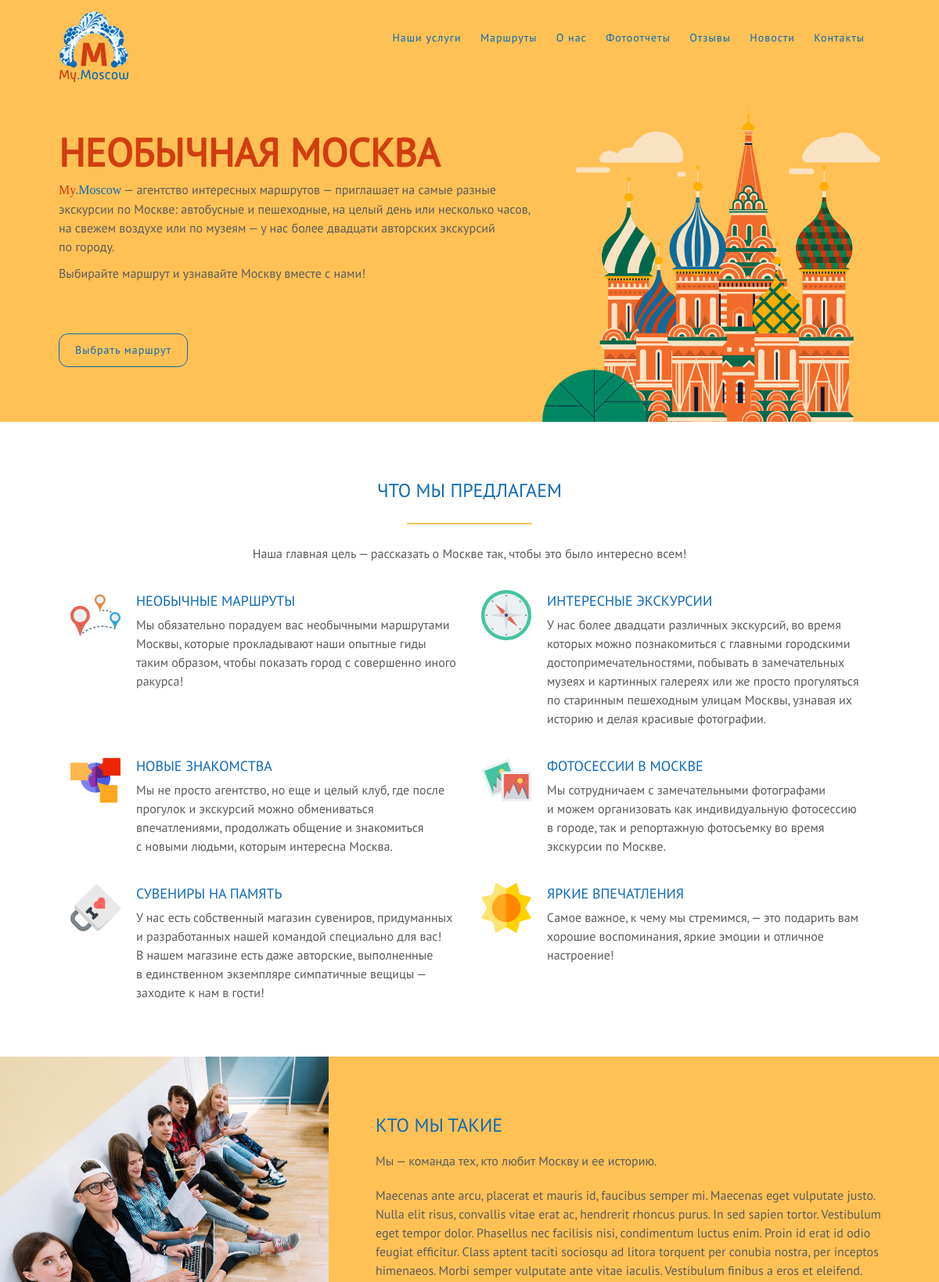
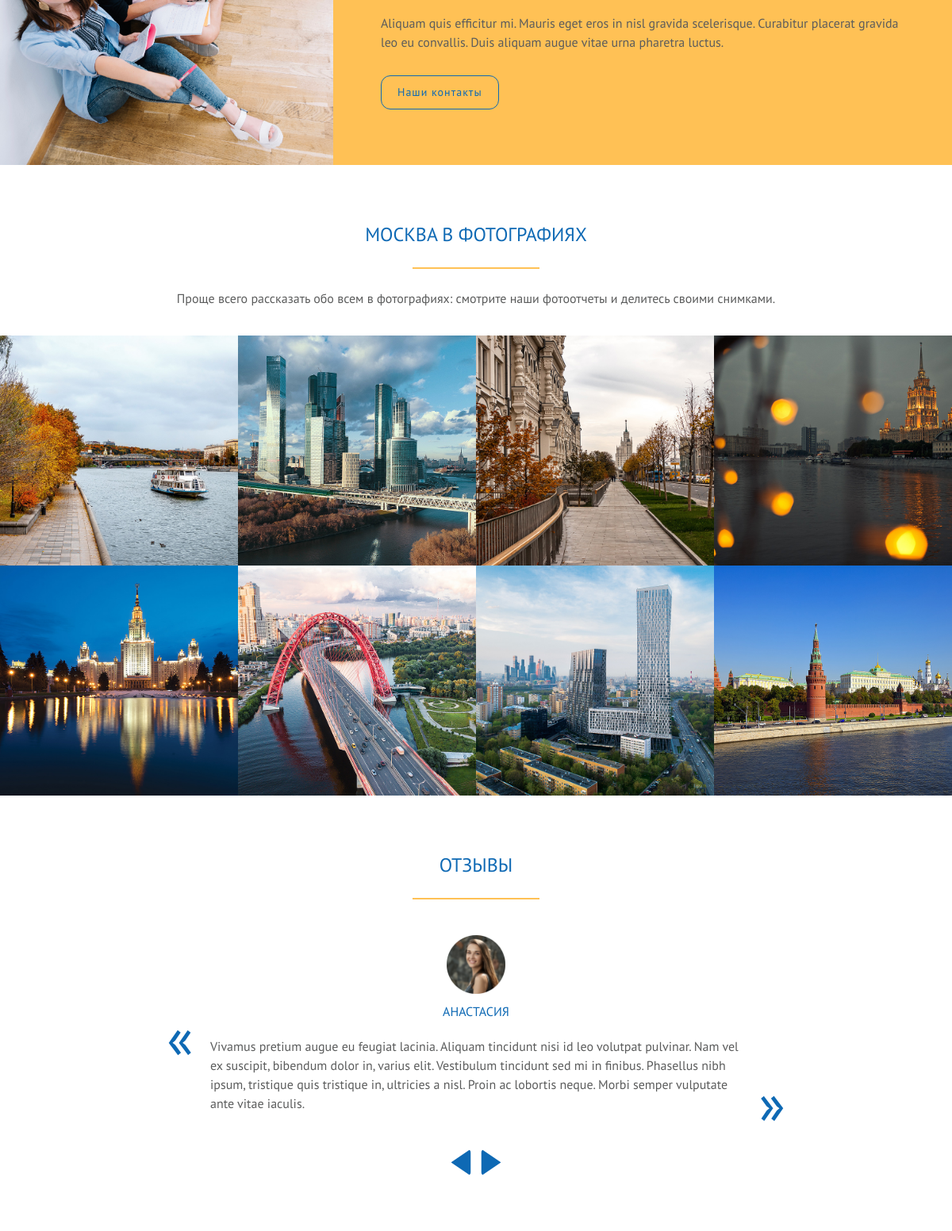
The page / (upper part) on the database its author committed (2 pictures, top to bottom).
### tables this page shows
CREATE TABLE `services` (
  `id` int(11) NOT NULL,
  `icon` varchar(255) NOT NULL,
  `altText` varchar(255) NOT NULL,
  `serviceName` varchar(255) NOT NULL,
  `serviceDescription` text NOT NULL
);

CREATE TABLE `about` (
  `id` int(11) NOT NULL,
  `aboutText` text NOT NULL
);

CREATE TABLE `fotoReports` (
  `id` int(11) NOT NULL,
  `foto` varchar(255) NOT NULL,
  `altText` varchar(255) NOT NULL
);

CREATE TABLE `userComments` (
  `id` int(11) NOT NULL,
  `avatar` varchar(255) NOT NULL,
  `userName` varchar(255) NOT NULL,
  `userComment` text NOT NULL
);

### index.php (the view, shortened to what this page needs)
<?php
include_once($_SERVER['DOCUMENT_ROOT'] . '/config/config.php');
$query = "SELECT * FROM `services`";
$resultServices = mysqli_query($db, $query);
$query = "SELECT * FROM `about`";
$resultAbout = mysqli_query($db, $query);
$query = "SELECT * FROM `fotoReports`";
$resultFoto = mysqli_query($db, $query);
$query = "SELECT * FROM `userComments`";
$resultComments = mysqli_query($db, $query);
?>
<?php
    include_once($_SERVER['DOCUMENT_ROOT'] . '/modules/head.php');
?>
<body id="top">
    <section class="topInfo">
        <div class="wrapperTop">
            <header>
                <a href="/" class="logoI"><img src="images/logo/logo_mixColorText.svg" alt="Logo"></a>
                <nav>
                    <a href="#service">Наши услуги</a>
                    <a href="routs.php" target="blank">Маршруты</a>
                    <a href="#about">О нас</a>
                    <a href="#foto">Фотоотчеты</a>
                    <a href="#testimon">Отзывы</a>
                    <a href="#news">Новости</a>
                    <a href="contacts.php" target="blank">Контакты</a>
                </nav>
            </header>
            <div class="textInfo">
                <h1>Необычная Москва</h1>
                <p>
                    <span class="logoT"><span>My</span>.Moscow</span>&nbsp;&mdash; агентство интересных маршрутов&nbsp;&mdash; приглашает на самые разные экскурсии по&nbsp;Москве: автобусные и&nbsp;пешеходные,
                    на&nbsp;целый день или несколько часов, на&nbsp;свежем воздухе или по&nbsp;музеям&nbsp;&mdash; у&nbsp;нас более двадцати авторских экскурсий
                    по&nbsp;городу.
                </p>
                <p>
                    Выбирайте маршрут и&nbsp;узнавайте Москву вместе с&nbsp;нами!
                </p>
            </div>
            <div>
                <a href="routs.php" class="button" target="blank">Выбрать маршрут</a>
            </div>
        </div>
    </section>
    <main>
        <section class="wrapperService" id="service">
            <h2>Что мы предлагаем</h2>
            <p class="brief">
                Наша главная цель&nbsp;&mdash; рассказать о Москве так, чтобы это было интересно всем!
            </p>
            <div class="wrapperService_Items">
                <?php while ($row = mysqli_fetch_assoc($resultServices)): ?>
                    <div class="service_Item">
                        <img src="images/icons/<?= $row['icon'] ?>" alt="<?= $row['altText'] ?>" class="item_Icon">
                        <div class="item_Text">
                            <h3><?= $row['serviceName'] ?></h3>
                            <p><?= $row['serviceDescription'] ?></p>
                        </div>
                    </div>
                <?php endwhile; ?>
            </div>
        </section>
        <section class="wrapperAbout" id="about">
            <div class="aboutPicture"></div>
            <div class="aboutText">
                <h2>Кто мы такие</h2>
                <?php while ($row = mysqli_fetch_assoc($resultAbout)): ?>
                    <p><?= $row['aboutText'] ?></p>
                <?php endwhile; ?>
                <a href="contacts.php" target="blank" class="button">Наши контакты</a>
            </div>
        </section>
        <section class="wrapperFoto" id="foto">
            <h2>Москва в фотографиях</h2>
            <p class="brief">Проще всего рассказать обо&nbsp;всем в&nbsp;фотографиях: смотрите наши фотоотчеты и&nbsp;делитесь своими снимками.</p>
            <div class="foto">
                <?php while($row = mysqli_fetch_assoc($resultFoto)): ?>
                    <img class="fotoBox" src="images/main/<?= $row['foto'] ?>" alt="<?= $row['altText'] ?>">
                <?php endwhile; ?>
            </div>
        </section>
        <section class="wrapperComments" id="testimon">
            <h2>Отзывы</h2>
            <div class="commentSlider">
                <div class="commentItems">
                    <?php while($row = mysqli_fetch_assoc($resultComments)): ?>
                        <div class="comment">
                            <div class="sign">
                                <img src="images/main/<?= $row['avatar'] ?>" alt="comment">
                                <p><?= $row['userName'] ?></p>
                            </div>
                            <div class="text">
                                <p><?= $row['userComment'] ?></p>
                            </div>
                        </div>
                    <?php endwhile; ?>
                </div>
                <div class="sliderBtn">
                    <span class="leftArrow" title="Назад"></span>
                    <span class="rightArrow" title="Вперед"></span>
                </div>
            </div>
        </section>
    </main>
</body>
</html>

### rows shown on the page
services: icon (picture), serviceName "НЕОБЫЧНЫЕ МАРШРУТЫ", serviceDescription "Мы обязательно порадуем вас необычными маршрутами Москвы, которые прокладывают наши опытные гиды таким образом, чтобы показать город с совершенно иного ракурса!"
services: icon (picture), serviceName "ИНТЕРЕСНЫЕ ЭКСКУРСИИ", serviceDescription "У нас более двадцати различных экскурсий, во время которых можно познакомиться с главными городскими достопримечательностями, побывать в замечательных музеях и картинных галереях или же просто прогуляться по старинным пешеходным улицам Москвы, узнавая их историю и делая красивые фотографии."
services: icon (picture), serviceName "НОВЫЕ ЗНАКОМСТВА", serviceDescription "Мы не просто агентство, но еще и целый клуб, где после прогулок и экскурсий можно обмениваться впечатлениями, продолжать общение и знакомиться с новыми людьми, которым интересна Москва."
services: icon (picture), serviceName "ФОТОСЕССИИ В МОСКВЕ", serviceDescription "Мы сотрудничаем с замечательными фотографами и можем организовать как индивидуальную фотосессию в городе, так и репортажную фотосъемку во время экскурсии по Москве."
services: icon (picture), serviceName "СУВЕНИРЫ НА ПАМЯТЬ", serviceDescription "У нас есть собственный магазин сувениров, придуманных и разработанных нашей командой специально для вас! В нашем магазине есть даже авторские, выполненные в единственном экземпляре симпатичные вещицы — заходите к нам в гости!"
services: icon (picture), serviceName "ЯРКИЕ ВПЕЧАТЛЕНИЯ", serviceDescription "Самое важное, к чему мы стремимся, — это подарить вам хорошие воспоминания, яркие эмоции и отличное настроение!"
about: aboutText "Мы — команда тех, кто любит Москву и ее историю."
about: aboutText "Maecenas ante arcu, placerat et mauris id, faucibus semper mi. Maecenas eget vulputate justo. Nulla elit risus, convallis vitae erat ac, hendrerit rhoncus purus. In sed sapien tortor. Vestibulum eget tempor dolor. Phasellus nec facilisis nisi, condimentum luctus enim. Proin id erat id odio feugiat efficitur. Class aptent taciti sociosqu ad litora torquent per conubia nostra, per inceptos himenaeos. Morbi semper vulputate ante vitae iaculis. Vestibulum finibus a eros et eleifend."
about: aboutText "Aliquam quis efficitur mi. Mauris eget eros in nisl gravida scelerisque. Curabitur placerat gravida leo eu convallis. Duis aliquam augue vitae urna pharetra luctus."
fotoreports: foto (picture)
fotoreports: foto (picture)
fotoreports: foto (picture)
fotoreports: foto (picture)
fotoreports: foto (picture)
fotoreports: foto (picture)
fotoreports: foto (picture)
fotoreports: foto (picture)
usercomments: avatar (picture), userName "АНАСТАСИЯ", userComment "Vivamus pretium augue eu feugiat lacinia. Aliquam tincidunt nisi id leo volutpat pulvinar. Nam vel ex suscipit, bibendum dolor in, varius elit. Vestibulum tincidunt sed mi in finibus. Phasellus nibh ipsum, tristique quis tristique in, ultricies a nisl. Proin ac lobortis neque. Morbi semper vulputate ante vitae iaculis."
